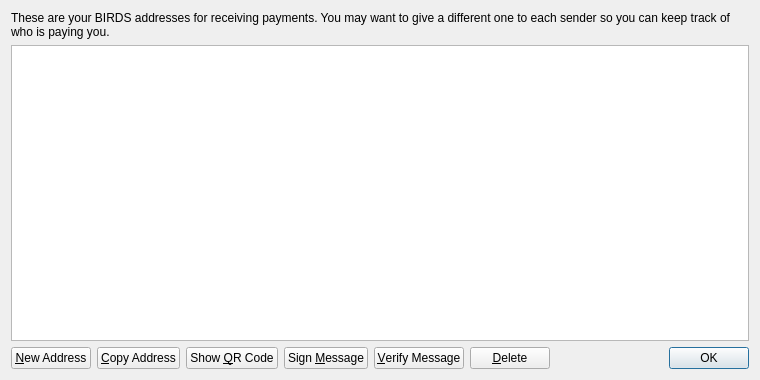
<?xml version="1.0" encoding="UTF-8"?>
<ui version="4.0">
 <class>AddressBookPage</class>
 <widget class="QWidget" name="AddressBookPage">
  <property name="geometry">
   <rect>
    <x>0</x>
    <y>0</y>
    <width>760</width>
    <height>380</height>
   </rect>
  </property>
  <property name="windowTitle">
   <string>Address Book</string>
  </property>
  <layout class="QVBoxLayout" name="verticalLayout">
   <item>
    <widget class="QLabel" name="labelExplanation">
     <property name="text">
      <string>These are your BIRDS addresses for receiving payments. You may want to give a different one to each sender so you can keep track of who is paying you.</string>
     </property>
     <property name="textFormat">
      <enum>Qt::PlainText</enum>
     </property>
     <property name="wordWrap">
      <bool>true</bool>
     </property>
    </widget>
   </item>
   <item>
    <widget class="QTableView" name="tableView">
     <property name="contextMenuPolicy">
      <enum>Qt::CustomContextMenu</enum>
     </property>
     <property name="toolTip">
      <string>Double-click to edit address or label</string>
     </property>
     <property name="tabKeyNavigation">
      <bool>false</bool>
     </property>
     <property name="alternatingRowColors">
      <bool>true</bool>
     </property>
     <property name="selectionMode">
      <enum>QAbstractItemView::SingleSelection</enum>
     </property>
     <property name="selectionBehavior">
      <enum>QAbstractItemView::SelectRows</enum>
     </property>
     <property name="sortingEnabled">
      <bool>true</bool>
     </property>
     <attribute name="verticalHeaderVisible">
      <bool>false</bool>
     </attribute>
    </widget>
   </item>
   <item>
    <layout class="QHBoxLayout" name="horizontalLayout">
     <item>
      <widget class="QPushButton" name="newAddressButton">
       <property name="toolTip">
        <string>Create a new address</string>
       </property>
       <property name="text">
        <string>&amp;New Address</string>
       </property>
       <property name="icon">
        <iconset resource="../bitcoin.qrc">
         <normaloff>:/icons/add</normaloff>:/icons/add</iconset>
       </property>
      </widget>
     </item>
     <item>
      <widget class="QPushButton" name="copyToClipboard">
       <property name="toolTip">
        <string>Copy the currently selected address to the system clipboard</string>
       </property>
       <property name="text">
        <string>&amp;Copy Address</string>
       </property>
       <property name="icon">
        <iconset resource="../bitcoin.qrc">
         <normaloff>:/icons/editcopy</normaloff>:/icons/editcopy</iconset>
       </property>
      </widget>
     </item>
     <item>
      <widget class="QPushButton" name="showQRCode">
       <property name="text">
        <string>Show &amp;QR Code</string>
       </property>
       <property name="icon">
        <iconset resource="../bitcoin.qrc">
         <normaloff>:/icons/qrcode</normaloff>:/icons/qrcode</iconset>
       </property>
      </widget>
     </item>
     <item>
      <widget class="QPushButton" name="signMessage">
       <property name="toolTip">
        <string>Sign a message to prove you own a BIRDS address</string>
       </property>
       <property name="text">
        <string>Sign &amp;Message</string>
       </property>
       <property name="icon">
        <iconset resource="../bitcoin.qrc">
         <normaloff>:/icons/edit</normaloff>:/icons/edit</iconset>
       </property>
      </widget>
     </item>
     <item>
      <widget class="QPushButton" name="verifyMessage">
       <property name="toolTip">
        <string>Verify a message to ensure it was signed with a specified BIRDS address</string>
       </property>
       <property name="text">
        <string>&amp;Verify Message</string>
       </property>
       <property name="icon">
        <iconset resource="../bitcoin.qrc">
         <normaloff>:/icons/transaction_0</normaloff>:/icons/transaction_0</iconset>
       </property>
      </widget>
     </item>
     <item>
      <widget class="QPushButton" name="deleteButton">
       <property name="toolTip">
        <string>Delete the currently selected address from the list</string>
       </property>
       <property name="text">
        <string>&amp;Delete</string>
       </property>
       <property name="icon">
        <iconset resource="../bitcoin.qrc">
         <normaloff>:/icons/remove</normaloff>:/icons/remove</iconset>
       </property>
      </widget>
     </item>
     <item>
      <spacer name="horizontalSpacer">
       <property name="orientation">
        <enum>Qt::Horizontal</enum>
       </property>
       <property name="sizeHint" stdset="0">
        <size>
         <width>40</width>
         <height>20</height>
        </size>
       </property>
      </spacer>
     </item>
     <item>
      <widget class="QDialogButtonBox" name="buttonBox">
       <property name="sizePolicy">
        <sizepolicy hsizetype="Maximum" vsizetype="Fixed">
         <horstretch>0</horstretch>
         <verstretch>0</verstretch>
        </sizepolicy>
       </property>
       <property name="standardButtons">
        <set>QDialogButtonBox::Ok</set>
       </property>
      </widget>
     </item>
    </layout>
   </item>
  </layout>
 </widget>
 <resources>
  <include location="../bitcoin.qrc"/>
 </resources>
 <connections/>
</ui>
